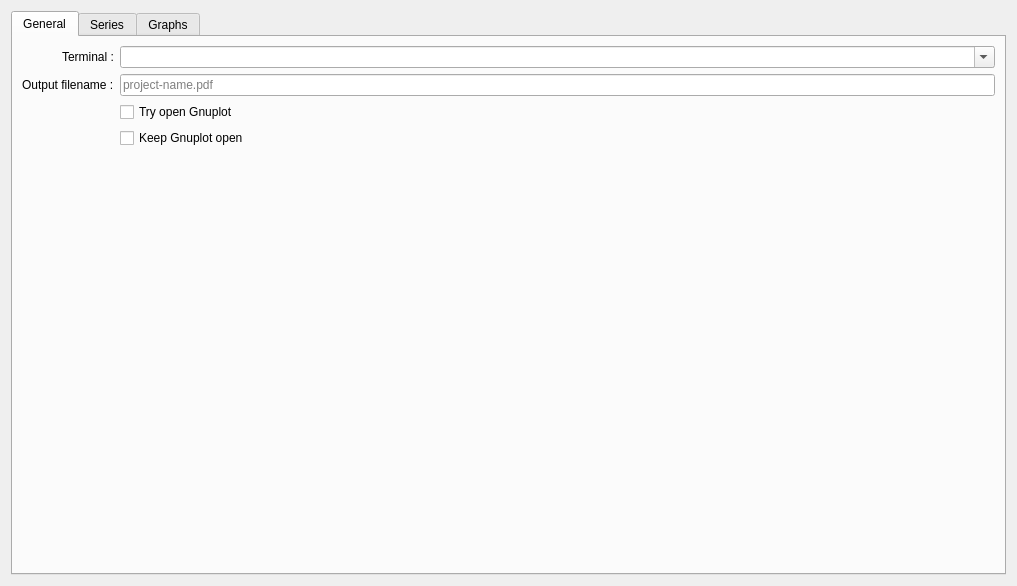
<?xml version="1.0" encoding="UTF-8"?>
<ui version="4.0">
 <class>GNUplotObsParamsWidget</class>
 <widget class="QWidget" name="GNUplotObsParamsWidget">
  <property name="geometry">
   <rect>
    <x>0</x>
    <y>0</y>
    <width>1017</width>
    <height>586</height>
   </rect>
  </property>
  <property name="sizePolicy">
   <sizepolicy hsizetype="Preferred" vsizetype="Preferred">
    <horstretch>0</horstretch>
    <verstretch>0</verstretch>
   </sizepolicy>
  </property>
  <layout class="QHBoxLayout" name="horizontalLayout">
   <item>
    <widget class="QTabWidget" name="MainTabWidget">
     <property name="windowTitle">
      <string>TabWidget</string>
     </property>
     <property name="tabShape">
      <enum>QTabWidget::Rounded</enum>
     </property>
     <property name="currentIndex">
      <number>0</number>
     </property>
     <widget class="QWidget" name="tab">
      <attribute name="title">
       <string>General</string>
      </attribute>
      <layout class="QVBoxLayout" name="verticalLayout">
       <item>
        <layout class="QFormLayout" name="formLayout_2">
         <property name="labelAlignment">
          <set>Qt::AlignRight|Qt::AlignTrailing|Qt::AlignVCenter</set>
         </property>
         <item row="0" column="0">
          <widget class="QLabel" name="label_6">
           <property name="text">
            <string>Terminal :</string>
           </property>
          </widget>
         </item>
         <item row="1" column="1">
          <widget class="QLineEdit" name="OutputEdit">
           <property name="placeholderText">
            <string>project-name.pdf</string>
           </property>
          </widget>
         </item>
         <item row="4" column="1">
          <widget class="QCheckBox" name="KeepGnuplotCheckBox">
           <property name="text">
            <string>Keep Gnuplot open</string>
           </property>
          </widget>
         </item>
         <item row="1" column="0">
          <widget class="QLabel" name="label_5">
           <property name="text">
            <string>Output filename :</string>
           </property>
          </widget>
         </item>
         <item row="3" column="1">
          <widget class="QCheckBox" name="GnuplotCheckBox">
           <property name="text">
            <string>Try open Gnuplot</string>
           </property>
           <property name="checked">
            <bool>false</bool>
           </property>
          </widget>
         </item>
         <item row="0" column="1">
          <widget class="QComboBox" name="TerminalComboBox">
           <property name="editable">
            <bool>true</bool>
           </property>
          </widget>
         </item>
        </layout>
       </item>
      </layout>
     </widget>
     <widget class="QWidget" name="tab_2">
      <attribute name="title">
       <string>Series</string>
      </attribute>
      <layout class="QHBoxLayout" name="horizontalLayout_4" stretch="0,1">
       <item>
        <layout class="QVBoxLayout" name="verticalLayout_3" stretch="1,0">
         <item>
          <widget class="QListWidget" name="SeriesListWidget">
           <property name="selectionMode">
            <enum>QAbstractItemView::SingleSelection</enum>
           </property>
           <property name="selectionBehavior">
            <enum>QAbstractItemView::SelectRows</enum>
           </property>
          </widget>
         </item>
         <item>
          <layout class="QHBoxLayout" name="horizontalLayout_5">
           <item>
            <spacer name="horizontalSpacer">
             <property name="orientation">
              <enum>Qt::Horizontal</enum>
             </property>
             <property name="sizeHint" stdset="0">
              <size>
               <width>40</width>
               <height>20</height>
              </size>
             </property>
            </spacer>
           </item>
           <item>
            <widget class="QPushButton" name="AddSerieButton">
             <property name="minimumSize">
              <size>
               <width>24</width>
               <height>24</height>
              </size>
             </property>
             <property name="maximumSize">
              <size>
               <width>24</width>
               <height>24</height>
              </size>
             </property>
             <property name="text">
              <string/>
             </property>
            </widget>
           </item>
           <item>
            <widget class="QPushButton" name="RemoveSerieButton">
             <property name="minimumSize">
              <size>
               <width>24</width>
               <height>24</height>
              </size>
             </property>
             <property name="maximumSize">
              <size>
               <width>24</width>
               <height>24</height>
              </size>
             </property>
             <property name="text">
              <string/>
             </property>
            </widget>
           </item>
           <item>
            <widget class="QPushButton" name="RenameSerieButton">
             <property name="minimumSize">
              <size>
               <width>24</width>
               <height>24</height>
              </size>
             </property>
             <property name="maximumSize">
              <size>
               <width>24</width>
               <height>24</height>
              </size>
             </property>
             <property name="text">
              <string/>
             </property>
            </widget>
           </item>
          </layout>
         </item>
        </layout>
       </item>
       <item>
        <widget class="QStackedWidget" name="SerieInfosWidget">
         <property name="currentIndex">
          <number>1</number>
         </property>
         <widget class="QWidget" name="NoSeriePage"/>
         <widget class="QWidget" name="SeriePage">
          <layout class="QVBoxLayout" name="verticalLayout_2">
           <item>
            <layout class="QGridLayout" name="gridLayout" columnstretch="0,0">
             <item row="1" column="0">
              <widget class="QLabel" name="label_21">
               <property name="text">
                <string>Source :</string>
               </property>
              </widget>
             </item>
             <item row="1" column="1">
              <widget class="QRadioButton" name="SerieVariableRadio">
               <property name="text">
                <string>Variable</string>
               </property>
               <property name="checked">
                <bool>true</bool>
               </property>
              </widget>
             </item>
             <item row="2" column="1">
              <widget class="QRadioButton" name="SerieDataFileRadio">
               <property name="text">
                <string>Data file</string>
               </property>
               <property name="checked">
                <bool>false</bool>
               </property>
              </widget>
             </item>
             <item row="5" column="1">
              <widget class="QLineEdit" name="SerieLabelEdit">
               <property name="placeholderText">
                <string>optional</string>
               </property>
              </widget>
             </item>
             <item row="5" column="0">
              <widget class="QLabel" name="label_18">
               <property name="text">
                <string>Label :</string>
               </property>
              </widget>
             </item>
             <item row="6" column="1">
              <widget class="QComboBox" name="SerieStyleComboBox">
               <property name="editable">
                <bool>true</bool>
               </property>
              </widget>
             </item>
             <item row="6" column="0">
              <widget class="QLabel" name="label_19">
               <property name="text">
                <string>Style :</string>
               </property>
              </widget>
             </item>
             <item row="3" column="0" colspan="2">
              <widget class="QWidget" name="VariableSourceWidget" native="true">
               <layout class="QVBoxLayout" name="VariableSourceLayout">
                <item>
                 <layout class="QHBoxLayout" name="horizontalLayout_6">
                  <item>
                   <widget class="QLabel" name="label_15">
                    <property name="text">
                     <string>Name :</string>
                    </property>
                    <property name="alignment">
                     <set>Qt::AlignRight|Qt::AlignTrailing|Qt::AlignVCenter</set>
                    </property>
                   </widget>
                  </item>
                  <item>
                   <widget class="QLineEdit" name="VariableNameEdit"/>
                  </item>
                  <item>
                   <spacer name="horizontalSpacer_3">
                    <property name="orientation">
                     <enum>Qt::Horizontal</enum>
                    </property>
                    <property name="sizeHint" stdset="0">
                     <size>
                      <width>40</width>
                      <height>20</height>
                     </size>
                    </property>
                   </spacer>
                  </item>
                 </layout>
                </item>
                <item>
                 <layout class="QHBoxLayout" name="horizontalLayout_7">
                  <item>
                   <widget class="QLabel" name="label_16">
                    <property name="text">
                     <string>Units class :</string>
                    </property>
                    <property name="alignment">
                     <set>Qt::AlignRight|Qt::AlignTrailing|Qt::AlignVCenter</set>
                    </property>
                   </widget>
                  </item>
                  <item>
                   <widget class="QComboBox" name="UnitClassComboBox">
                    <property name="sizeAdjustPolicy">
                     <enum>QComboBox::AdjustToContents</enum>
                    </property>
                   </widget>
                  </item>
                  <item>
                   <spacer name="horizontalSpacer_5">
                    <property name="orientation">
                     <enum>Qt::Horizontal</enum>
                    </property>
                    <property name="sizeHint" stdset="0">
                     <size>
                      <width>40</width>
                      <height>20</height>
                     </size>
                    </property>
                   </spacer>
                  </item>
                 </layout>
                </item>
                <item>
                 <layout class="QHBoxLayout" name="horizontalLayout_8">
                  <item>
                   <widget class="QLabel" name="label_17">
                    <property name="text">
                     <string>Unit ID :</string>
                    </property>
                    <property name="alignment">
                     <set>Qt::AlignRight|Qt::AlignTrailing|Qt::AlignVCenter</set>
                    </property>
                   </widget>
                  </item>
                  <item>
                   <widget class="QComboBox" name="UnitIDComboBox">
                    <property name="sizeAdjustPolicy">
                     <enum>QComboBox::AdjustToContents</enum>
                    </property>
                   </widget>
                  </item>
                  <item>
                   <spacer name="horizontalSpacer_4">
                    <property name="orientation">
                     <enum>Qt::Horizontal</enum>
                    </property>
                    <property name="sizeHint" stdset="0">
                     <size>
                      <width>40</width>
                      <height>20</height>
                     </size>
                    </property>
                   </spacer>
                  </item>
                 </layout>
                </item>
               </layout>
              </widget>
             </item>
             <item row="4" column="0" colspan="2">
              <widget class="QWidget" name="DataFileSourceWidget" native="true">
               <layout class="QHBoxLayout" name="horizontalLayout_9">
                <item>
                 <layout class="QHBoxLayout" name="horizontalLayout_10">
                  <item>
                   <widget class="QLabel" name="label_20">
                    <property name="enabled">
                     <bool>true</bool>
                    </property>
                    <property name="text">
                     <string>Source file :</string>
                    </property>
                   </widget>
                  </item>
                  <item>
                   <widget class="QLineEdit" name="SourceFileEdit">
                    <property name="minimumSize">
                     <size>
                      <width>0</width>
                      <height>0</height>
                     </size>
                    </property>
                    <property name="readOnly">
                     <bool>true</bool>
                    </property>
                   </widget>
                  </item>
                  <item>
                   <widget class="QPushButton" name="BrowseButton">
                    <property name="text">
                     <string>Browse</string>
                    </property>
                   </widget>
                  </item>
                 </layout>
                </item>
               </layout>
              </widget>
             </item>
             <item row="7" column="1">
              <spacer name="verticalSpacer">
               <property name="orientation">
                <enum>Qt::Vertical</enum>
               </property>
               <property name="sizeHint" stdset="0">
                <size>
                 <width>20</width>
                 <height>40</height>
                </size>
               </property>
              </spacer>
             </item>
            </layout>
           </item>
          </layout>
         </widget>
         <widget class="QWidget" name="page_2"/>
        </widget>
       </item>
      </layout>
     </widget>
     <widget class="QWidget" name="tab_3">
      <attribute name="title">
       <string>Graphs</string>
      </attribute>
      <layout class="QHBoxLayout" name="horizontalLayout_3" stretch="0,1">
       <item>
        <layout class="QVBoxLayout" name="verticalLayout_4">
         <item>
          <widget class="QListWidget" name="GraphsListWidget">
           <property name="selectionMode">
            <enum>QAbstractItemView::SingleSelection</enum>
           </property>
           <property name="selectionBehavior">
            <enum>QAbstractItemView::SelectRows</enum>
           </property>
          </widget>
         </item>
         <item>
          <layout class="QHBoxLayout" name="horizontalLayout_2">
           <item>
            <spacer name="horizontalSpacer_2">
             <property name="orientation">
              <enum>Qt::Horizontal</enum>
             </property>
             <property name="sizeHint" stdset="0">
              <size>
               <width>40</width>
               <height>20</height>
              </size>
             </property>
            </spacer>
           </item>
           <item>
            <widget class="QPushButton" name="AddGraphButton">
             <property name="minimumSize">
              <size>
               <width>24</width>
               <height>24</height>
              </size>
             </property>
             <property name="maximumSize">
              <size>
               <width>24</width>
               <height>24</height>
              </size>
             </property>
             <property name="text">
              <string/>
             </property>
            </widget>
           </item>
           <item>
            <widget class="QPushButton" name="RemoveGraphButton">
             <property name="minimumSize">
              <size>
               <width>24</width>
               <height>24</height>
              </size>
             </property>
             <property name="maximumSize">
              <size>
               <width>24</width>
               <height>24</height>
              </size>
             </property>
             <property name="text">
              <string/>
             </property>
            </widget>
           </item>
           <item>
            <widget class="QPushButton" name="RenameGraphButton">
             <property name="minimumSize">
              <size>
               <width>24</width>
               <height>24</height>
              </size>
             </property>
             <property name="maximumSize">
              <size>
               <width>24</width>
               <height>24</height>
              </size>
             </property>
             <property name="text">
              <string/>
             </property>
            </widget>
           </item>
          </layout>
         </item>
        </layout>
       </item>
       <item>
        <widget class="QStackedWidget" name="GraphInfosWidget">
         <property name="currentIndex">
          <number>1</number>
         </property>
         <widget class="QWidget" name="NoGraphPage"/>
         <widget class="QWidget" name="GraphPage">
          <layout class="QFormLayout" name="formLayout">
           <property name="labelAlignment">
            <set>Qt::AlignRight|Qt::AlignTrailing|Qt::AlignVCenter</set>
           </property>
           <item row="0" column="0">
            <widget class="QLabel" name="label">
             <property name="text">
              <string>Title :</string>
             </property>
            </widget>
           </item>
           <item row="0" column="1">
            <widget class="QLineEdit" name="GraphTitleEdit"/>
           </item>
           <item row="1" column="0">
            <widget class="QLabel" name="label_2">
             <property name="text">
              <string>yLabel :</string>
             </property>
            </widget>
           </item>
           <item row="1" column="1">
            <widget class="QLineEdit" name="GraphYLabelEdit"/>
           </item>
           <item row="2" column="0">
            <widget class="QLabel" name="label_3">
             <property name="text">
              <string>Legend :</string>
             </property>
            </widget>
           </item>
           <item row="2" column="1">
            <widget class="QComboBox" name="GraphLegendComboBox">
             <property name="editable">
              <bool>true</bool>
             </property>
            </widget>
           </item>
           <item row="3" column="0">
            <widget class="QLabel" name="label_4">
             <property name="text">
              <string>Series :</string>
             </property>
            </widget>
           </item>
           <item row="3" column="1">
            <widget class="QListWidget" name="GraphSeriesListWidget">
             <property name="editTriggers">
              <set>QAbstractItemView::NoEditTriggers</set>
             </property>
             <property name="selectionMode">
              <enum>QAbstractItemView::NoSelection</enum>
             </property>
            </widget>
           </item>
          </layout>
         </widget>
        </widget>
       </item>
      </layout>
     </widget>
    </widget>
   </item>
  </layout>
 </widget>
 <resources/>
 <connections/>
</ui>
